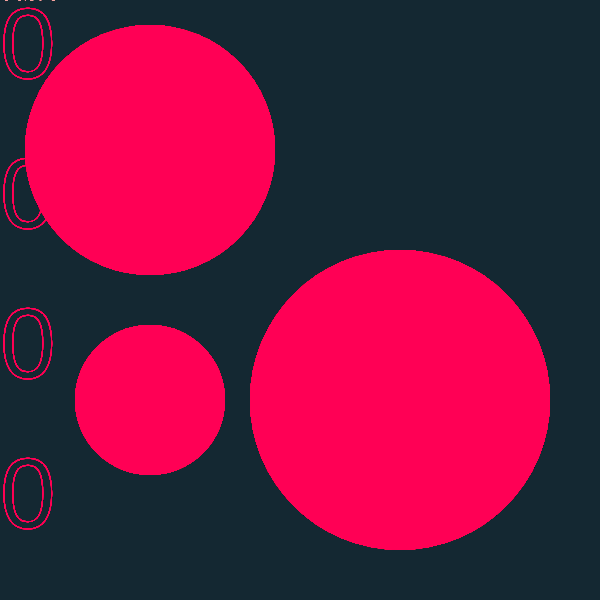
Frame 1 (no input)
Frame 60 (no input): identical to frame 1, image omitted
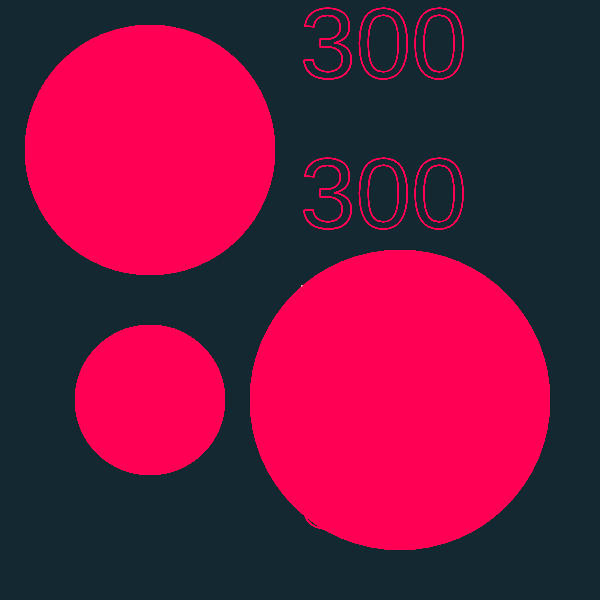
Frame 120 (the mouse pressed at the canvas centre since frame 60)

The p5.js sketch that drew these frames (run headless with seeded random() and noise() and a simulated clock; from frame 60 on, the mouse is pressed at the canvas centre):

// p5.js sketch
// ── sketch.js

var max_distance = 160; 

function setup(){
  createCanvas(600, 600);
}

function draw() {
  background(20,40,50);
  smooth();

  for (var gridY=0; gridY<height; gridY+=50) { 
  for (var gridX=0; gridX<width; gridX+=150) {
 
  textSize(100);
  noFill(0, 100, 200);
  stroke(255, 0, 85);     
  strokeWeight(1);
  textFont("helvetica");
  frameRate(20)
      var diameter = text(mouseX, mouseY, gridX, gridY);
      diameter = diameter/max_distance * 300;    
      push();
      translate(gridX, gridY, diameter*1);
      text(20, 50, diameter, diameter);  
      pop(); 
      
  textSize(20);
  fill(247,170,164);
  noStroke(255,0,164);
  strokeWeight(1);
  textFont("helvetica");
  frameRate(20)
  text("blast off", mouseY, mouseX);
  
   fill(255, 0, 85);
   ellipse(150,400,150,150);
   ellipse(400,400,300,300);
   ellipse(150,150,250,250);
    }
  }
}
